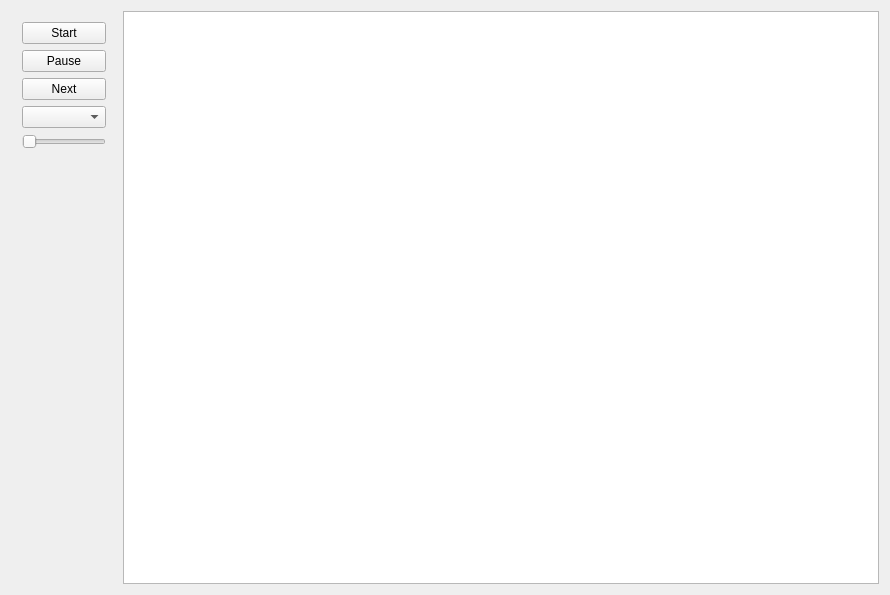
<?xml version="1.0" encoding="UTF-8"?>
<ui version="4.0">
 <class>GameOfLifeClass</class>
 <widget class="QMainWindow" name="GameOfLifeClass">
  <property name="geometry">
   <rect>
    <x>0</x>
    <y>0</y>
    <width>890</width>
    <height>595</height>
   </rect>
  </property>
  <property name="windowTitle">
   <string>GameOfLife</string>
  </property>
  <widget class="QWidget" name="centralWidget">
   <layout class="QHBoxLayout" name="horizontalLayout" stretch="0,1">
    <property name="sizeConstraint">
     <enum>QLayout::SetDefaultConstraint</enum>
    </property>
    <item>
     <widget class="QWidget" name="widget" native="true">
      <layout class="QVBoxLayout" name="verticalLayout">
       <item>
        <widget class="QPushButton" name="start_">
         <property name="text">
          <string>Start</string>
         </property>
         <property name="default">
          <bool>false</bool>
         </property>
         <property name="flat">
          <bool>false</bool>
         </property>
        </widget>
       </item>
       <item>
        <widget class="QPushButton" name="stop_">
         <property name="text">
          <string>Pause</string>
         </property>
        </widget>
       </item>
       <item>
        <widget class="QPushButton" name="next_">
         <property name="text">
          <string>Next</string>
         </property>
        </widget>
       </item>
       <item>
        <widget class="QComboBox" name="comboBox"/>
       </item>
       <item>
        <widget class="QSlider" name="history_slider">
         <property name="orientation">
          <enum>Qt::Horizontal</enum>
         </property>
        </widget>
       </item>
       <item>
        <spacer name="verticalSpacer">
         <property name="orientation">
          <enum>Qt::Vertical</enum>
         </property>
         <property name="sizeHint" stdset="0">
          <size>
           <width>20</width>
           <height>40</height>
          </size>
         </property>
        </spacer>
       </item>
      </layout>
     </widget>
    </item>
    <item>
     <widget class="QGraphicsView" name="graphicsView">
      <property name="enabled">
       <bool>true</bool>
      </property>
      <property name="sizePolicy">
       <sizepolicy hsizetype="Expanding" vsizetype="Expanding">
        <horstretch>0</horstretch>
        <verstretch>0</verstretch>
       </sizepolicy>
      </property>
      <property name="autoFillBackground">
       <bool>false</bool>
      </property>
     </widget>
    </item>
   </layout>
  </widget>
 </widget>
 <layoutdefault spacing="6" margin="11"/>
 <resources>
  <include location="GameOfLife.qrc"/>
 </resources>
 <connections/>
</ui>
